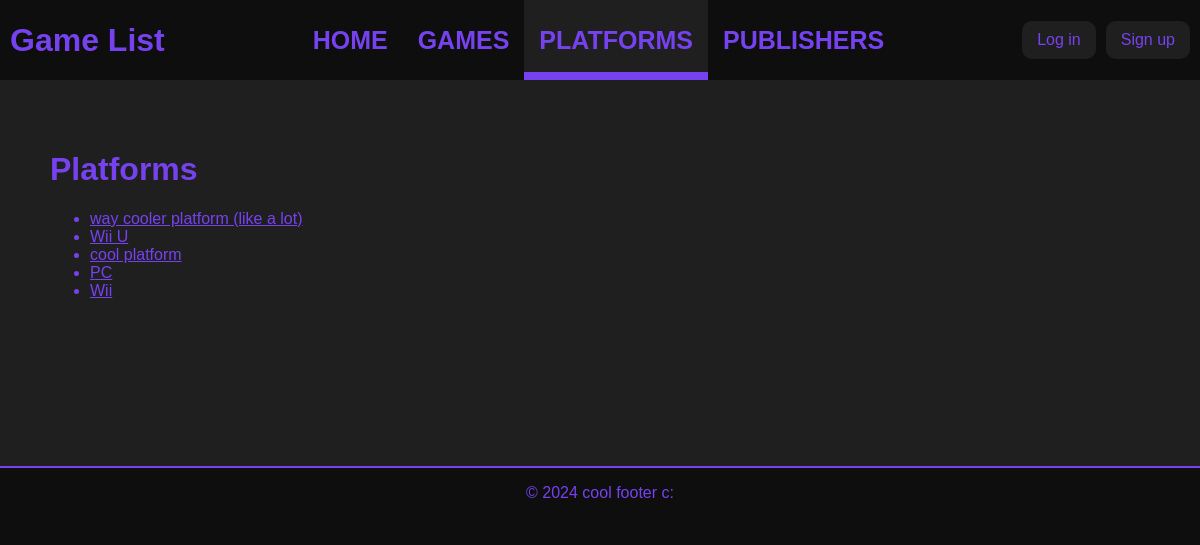
The page /game-list/platform/ on the database its author committed.
### game_list_app/models.py (models this page shows, shortened)
class Platform(models.Model):
    name = models.CharField(max_length=100)
    release_date = models.IntegerField(blank=True, null=True)
    owner = models.ForeignKey(
        Publisher, on_delete=models.SET_NULL, blank=True, null=True
    )
    description = models.TextField(blank=True, null=True)
    image = models.ImageField(upload_to="uploads/", blank=True, null=True)
    add_date = models.DateTimeField(editable=False, default=timezone.now)
    modified_date = models.DateTimeField(editable=False, default=timezone.now)
    user_owner = models.ForeignKey(
        User, blank=True, null=True, on_delete=models.SET_NULL
    )
    def __str__(self):
        return self.name

### game_list_app/views.py (the view)
# urls.py: path("platform/", views.PlatformList.as_view(), name = "platform_list"),
class PlatformList(generic.ListView):
	template_name = "platforms.html"
	context_object_name = "platforms"
	def get_queryset(self):
		return Platform.objects.order_by("-add_date")

### game_list_app/templates/platforms.html (shortened to what this page needs)
{% extends 'index.html' %}
{% block content %}
<h1>Platforms</h1>
{% if platforms %}
    <ul>
    {% for platform in platforms %}
        <li><a href="{% url 'game_list_app:platform_detail' platform.id %}">{{ platform }}</a></li>
    {% endfor %}
    </ul>
{% else %}
    <p>No platform here :(</p>
{% endif %}
{% endblock %}

### game_list_app/static/index_style.css (style rules this page uses)
body { background-color: #0e0e0e; font-family: "Doppio One", sans-serif; color: #7642EF; padding: 0; margin: 0; }
body a { color: #7642EF; }

### rows shown on the page
Platform: name "way cooler platform (like a lot)"
Platform: name "Wii U"
Platform: name "cool platform"
Platform: name "PC"
Platform: name "Wii"
